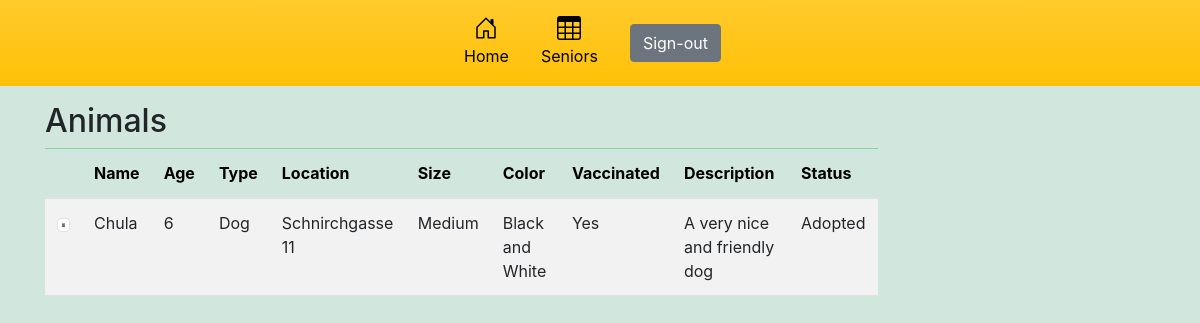
/animals/details.php?id=1 (signed in), run on the app's committed database.
### tables this page shows
CREATE TABLE `animals` (
  `id` int(11) NOT NULL,
  `name` varchar(100) NOT NULL,
  `location` varchar(100) NOT NULL,
  `picture` varchar(255) NOT NULL,
  `description` varchar(255) NOT NULL,
  `size` varchar(10) NOT NULL,
  `age` int(3) NOT NULL,
  `color` varchar(20) DEFAULT NULL,
  `type` varchar(20) NOT NULL,
  `vaccinated` varchar(20) NOT NULL,
  `status` varchar(50) NOT NULL
);

### animals/details.php (the view, shortened to what this page needs)
<?php
require_once "../components/db_connection.php";
$id = $_GET["id"];
$sql = "SELECT * FROM animals  WHERE id = $id ";
$result = mysqli_query($connect, $sql);
$row = mysqli_fetch_assoc($result);
$tbody = "<tr>
            <td><img class='img-thumbnail' src='pictures/" . $row['picture'] . "' width='150'></td>
            <td>" . $row['name'] . "</td>
            <td>" . $row['age'] . "</td>
            <td>" . $row['type'] . "</td>
            <td>" . $row['location'] . "</td>
            <td>" . $row['size'] . "</td>
            <td>" . $row['color'] . "</td>
            <td>" . $row['vaccinated'] . "</td>
            <td>" . $row['description'] . "</td>
            <td>" . $row['status'] . "</td>
            </tr>";
?>
<!doctype html>
<html lang="en">
<head>
    <?php require_once '../components/bootstrap.php' ?>
    <link href="../assets/dist/css/bootstrap.min.css" rel="stylesheet">
</head>
<body class="bg-success-subtle">
    <header>
        <div class="px-3 py-2 bg-warning bg-gradient">
            <div class="container">
                <div class="d-flex flex-wrap align-items-center  justify-content-lg-center ">
                    <div class="nav col-12 col-lg-auto justify-content-center text-black ">
                        <a href="../home.php" class="nav-link ">
                            <svg class="bi d-block mx-auto mb-1" width="24" height="24">
                                <use xlink:href="#home" />
                            </svg>
                            Home
                        </a>
                        <a href="#" class="nav-link">
                            <svg class="bi d-block mx-auto mb-1" width="24" height="24">
                                <use xlink:href="#table"></use>
                            </svg>
                            Seniors
                        </a>
                        <a href="../users/logout.php?logout">
                            <button type="button" class="btn btn-secondary m-3">
                                Sign-out
                            </button>
                        </a>
                    </div>
                </div>
            </div>
        </div>
    </header>
    <div class="container">
        <div class="manageProduct w-75 mt-3">
            <p class='h2'>Animals</p>
            <table class='table table-striped'>
                <thead class='table-success'>
                    <tr>
                        <th></th>
                        <th>Name</th>
                        <th>Age</th>
                        <th>Type</th>
                        <th>Location</th>
                        <th>Size</th>
                        <th>Color</th>
                        <th>Vaccinated</th>
                        <th>Description</th>
                        <th>Status</th>
                    </tr>
                </thead>
                <tbody>
                    <?= $tbody; ?>
                </tbody>
            </table>
        </div>
    </div>
</body>
</html>

### animals/details.php (style rules this page uses)
.bi { vertical-align: -.125em; fill: currentColor; }
.nav-link { color: black; }

### data on the page
animals: picture (picture), name "Chula", age "6", type "Dog", location "Schnirchgasse 11", size "Medium", color "Black and White", vaccinated "Yes", description "A very nice and friendly dog", status "Adopted"
